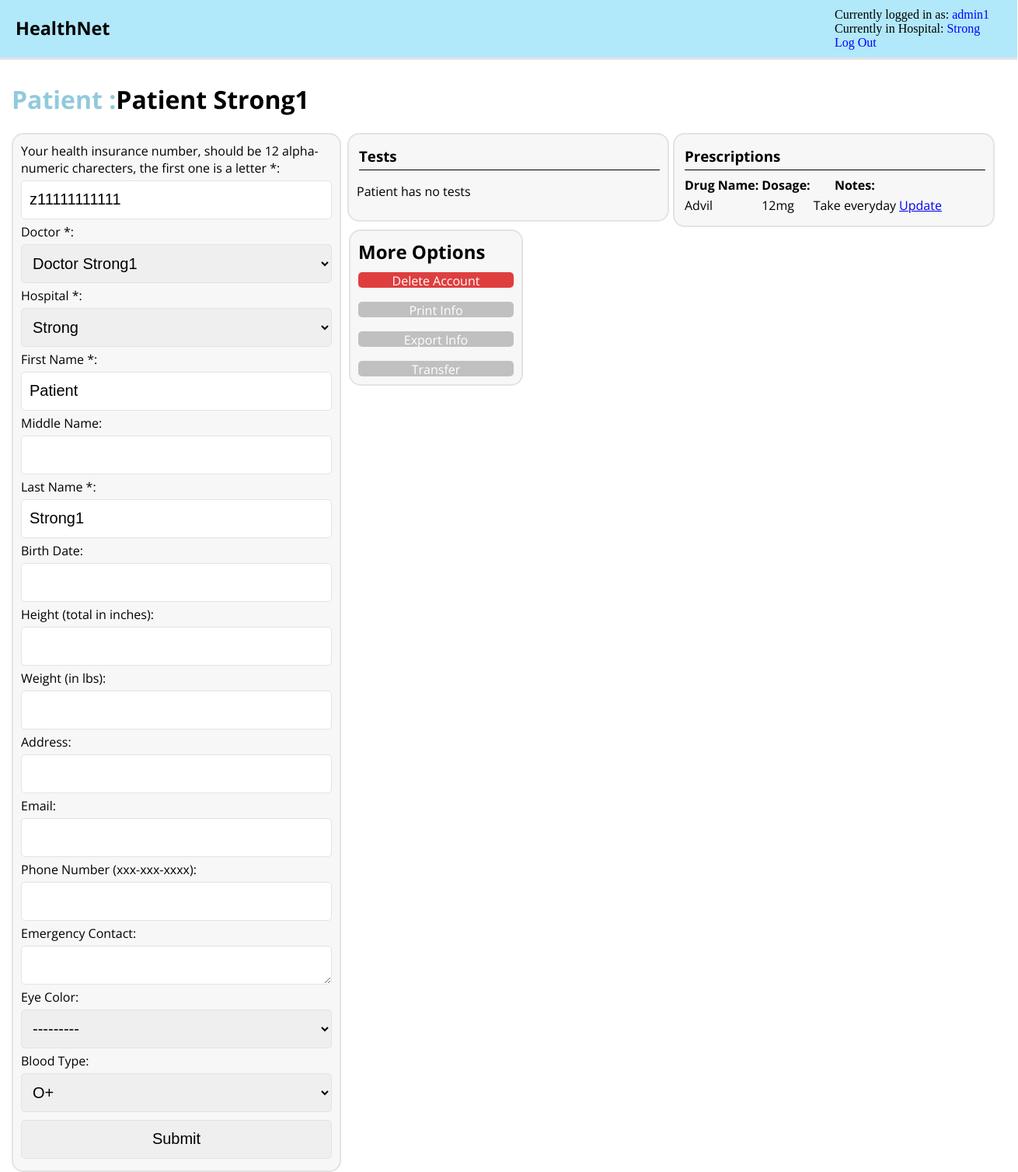
Page /profile/pat1/ (signed in) on the committed database.
### recordSystem/models.py (models this page shows, shortened)
class Hospital(models.Model):
	name = models.CharField(max_length=200)
	address = models.CharField(max_length=200)
	def __str__(self):
		return self.name
	class Meta:
		ordering = ('name',)

class Prescription(models.Model):
	name = models.CharField(max_length=200)
	dosage = models.CharField(max_length=200)
	notes = models.TextField(max_length=600)
	doctor = models.ForeignKey(
		'Doctor',
		on_delete=models.CASCADE,
		related_name="doctorPrescribed",
	)
	prescribedTo = models.ForeignKey(
		'Patient',
		on_delete=models.CASCADE,
		related_name="patientPerscriptions",
		related_query_name="patientPerscription",
	)
	class Meta:
		ordering = ('name',)

class HealthNetUser(models.Model):
		djangoUser = models.OneToOneField(User, on_delete=models.CASCADE) #required
		hospitals = models.ManyToManyField(Hospital, related_name='hospitals') #required
		currentHospital = models.ForeignKey(Hospital, on_delete=models.PROTECT,related_name='currentHospital')
		username = models.CharField(max_length=200) #required
		objects = HealthNetUserManager()
		firstName = models.CharField(max_length=200)  # required
		middleName = models.CharField(max_length=200, blank=True)
		lastName = models.CharField(max_length=200)  # required
		age = models.IntegerField(blank=True, null=True)
		birthDate = models.DateField(null=True, blank=True)
		address = models.CharField(max_length=200, blank=True)
		email = models.EmailField(max_length=200, blank=True)
		phoneNumber = models.CharField(max_length=200, blank=True)
		date = models.DateField(auto_now_add=True)
		def fullName(self):
			if(self.middleName):
				return self.firstName + " " + self.middleName + " " + self.lastName
			else:
				return self.firstName + " " + self.lastName
		def getNum(self):
			if(isinstance(self, Administrator)):
				return 4
			if(isinstance(self, Doctor)):
				return 3
			if(isinstance(self, Nurse)):
				return 2
			if(isinstance(self, Patient)):
				return 1
			return 0

class Patient(HealthNetUser):
		healthNumber = models.CharField(max_length = 12) #required
		eyeColor = models.CharField(max_length=8, choices=EYE_COLORS, default="BROWN", blank=True)
		bloodType = models.CharField(max_length=3, choices=BLOOD_TYPES, default="O+", blank=True)
		height = models.IntegerField(blank=True, null=True)
		weight = models.IntegerField(blank=True, null=True)
		emergencyContact = models.TextField(max_length=600, blank=True)
		primaryCareProvider = models.ForeignKey(
		'Doctor',
		on_delete=models.PROTECT,
		related_name="patientsDoctors",
		related_query_name="patientsDoctor",
		)
		nurses = models.ManyToManyField(
		Nurse,
		related_name="nurses",
		related_query_name="nurse",
		blank=True)
		def getInitialForm(self, i):
				p = Patient.objects.get(username=i)
				return PatientForm(instance=p)

class HealthNetUser(models.Model):
		djangoUser = models.OneToOneField(User, on_delete=models.CASCADE) #required
		hospitals = models.ManyToManyField(Hospital, related_name='hospitals') #required
		currentHospital = models.ForeignKey(Hospital, on_delete=models.PROTECT,related_name='currentHospital')
		username = models.CharField(max_length=200) #required
		objects = HealthNetUserManager()
		firstName = models.CharField(max_length=200)  # required
		middleName = models.CharField(max_length=200, blank=True)
		lastName = models.CharField(max_length=200)  # required
		age = models.IntegerField(blank=True, null=True)
		birthDate = models.DateField(null=True, blank=True)
		address = models.CharField(max_length=200, blank=True)
		email = models.EmailField(max_length=200, blank=True)
		phoneNumber = models.CharField(max_length=200, blank=True)
		date = models.DateField(auto_now_add=True)
		def fullName(self):
			if(self.middleName):
				return self.firstName + " " + self.middleName + " " + self.lastName
			else:
				return self.firstName + " " + self.lastName
		def getNum(self):
			if(isinstance(self, Administrator)):
				return 4
			if(isinstance(self, Doctor)):
				return 3
			if(isinstance(self, Nurse)):
				return 2
			if(isinstance(self, Patient)):
				return 1
			return 0

### recordSystem/views.py (the view, shortened to what this page needs)
# urls.py: url(r'^profile/(?P<username>\w+)/$', views.profilePage, name='profilePage'),
def profilePage(request, username):
		currentProfile = HealthNetUser.objects.getChild(username)
		viewer = HealthNetUser.objects.getChild(request.user.username)
		pres = None
		tests = None
		apps = None
		if(currentProfile == None):
			return render(request, 'recordSystem/profile.html', {'username': request.user.username,
				'currentHospital':getCurrentHospital(request.user.username), 'message':'This user does not exist', })
		viewProfile = 1
		updateProfile = 1
		viewMedical = 1
		updateMedical = 1
		releaseTests = 1
		canTransfer = 1
		viewTests = 1
		if(isinstance(viewer, Administrator)):
			viewProfile = 0
			updateProfile = 0
			viewMedical = 0
			updateMedical = 0
			releaseTests = 0
			canTransfer = 0
			if(isinstance(currentProfile, Patient)):
				tests = HealthTest.objects.filter(patient=currentProfile).all()
				pres = Prescription.objects.filter(prescribedTo=currentProfile).all()
		if(viewer.username == currentProfile.username):
			viewProfile = 0
			updateProfile = 0
			canTransfer = 1
			viewTests = 0
		if(isinstance(currentProfile, Patient) == False):
			viewMedical = 1
			canTransfer = 1
			pres = None
			tests = None
		if request.method == 'POST':
			if(isinstance(currentProfile, Patient)):
				form = currentProfile.getUpdateForm(request, currentProfile.username, currentProfile.healthNumber)
			else:
				form = currentProfile.getUpdateForm(request, currentProfile.username)
			if form.is_valid():
				p = form.save(commit=False)
				if(form.cleaned_data['birthDate']):
					p.age = int(datetime.now().year) - int(form.cleaned_data['birthDate'].year)
				addEntryLog(request, "A user updated their profile infornmation")
				p.save()
				form.save_m2m()
				return HttpResponseRedirect('/')
		else:
			addEntryLog(request, "An induvidual profile page got viewed")
			form = currentProfile.getInitialForm(currentProfile.username)
		return render(request, 'recordSystem/profile.html', {'username': request.user.username,
			'currentHospital':getCurrentHospital(request.user.username), 'profileForm': form, "prescriptions":pres, "tests":tests,
			'fullName':currentProfile.fullName(), 'viewProfile':viewProfile, 'updateProfile':updateProfile, 'viewMedical':viewMedical,
			'updateMedical':updateMedical, 'releaseTests':releaseTests, 'message':None, 'canTransfer':canTransfer, 'viewTests':viewTests,
			'uType':currentProfile.getNum(), 'profileUsername':currentProfile.username,})

### recordSystem/models.py (called while the page is built)
	def getChild(self, username):
		if (Administrator.objects.filter(username=username)):
			return Administrator.objects.get(username=username)
		elif (Patient.objects.filter(username=username)):
			return Patient.objects.get(username=username)
		elif (Doctor.objects.filter(username=username)):
			return Doctor.objects.get(username=username)
		elif (Nurse.objects.filter(username=username)):
			return Nurse.objects.get(username=username)
		else:
			return None #this is correct

		def __str__(self):
				return self.fullName()

### recordSystem/views.py (called while the page is built)
def addEntryLog(request, d):
    e = EntryLog(
        desc=d,
        createdAt=datetime.now(),
		requestUser=request.user.username,
        requestPath=request.path,
        requestMethod=request.method,
        requestSecure=request.is_secure(),
		requestAddress=request.META['REMOTE_ADDR'],
		atHospital=getCurrentHospital(request.user.username),
    )
    if isinstance(request.user, Administrator) or isinstance(request.user, Doctor) or isinstance(request.user,Nurse) or isinstance(request.user, Patient):
        if request.user.is_authenticated():
            e.requestuser = request.user
    e.save()

def getCurrentHospital(u):
	a = HealthNetUser.objects.getChild(u)
	if(a):
		return a.currentHospital

### recordSystem/templates/recordSystem/profile.html (shortened to what this page needs)
{% load staticfiles %}
<link rel="stylesheet" type="text/css" href="{% static 'recordSystem/globalStyles.css' %}">
<link rel="stylesheet" type="text/css" href="{% static 'recordSystem/profileStyles.css' %}">
<link rel="stylesheet" type="text/css" href="{% static 'recordSystem/datetimepicker-master/jquery.datetimepicker.css' %}" >
<div id="topControlBar">
        <div id="topControlBarTextLeft">
            <a href="{% url 'recordSystem:indexPage' %}"><h3>HealthNet</h3></a>
        </div>
        <div id="topControlBarTextRight">
                Currently logged in as: <a href="{% url 'recordSystem:profilePage' username %}">{{ username }}</a>
                <br>
                Currently in Hospital: <a href="{% url 'recordSystem:hospitalSelectionPage' %}">{{ currentHospital }}</a>
                <br>
                <a href="{% url 'recordSystem:logoutPage' %}">Log Out</a>
        </div>
</div>
<div id="pageBody">
	{% if message %}
	<p>{{ message }}</p>
	{% else %}
	{% if viewProfile == 0 %}
			{% if uType == 4 %}
			<h1 id="titlePrepend">Administrator :</h1><h1 id="profileTitle">{{ fullName }}</h1>
			{% elif uType == 3 %}
			<h1 id="titlePrepend">Doctor :</h1><h1 id="profileTitle">{{ fullName }}</h1>
			{% elif uType == 2 %}
			<h1 id="titlePrepend">Nurse :</h1><h1 id="profileTitle">{{ fullName }}</h1>
			{% else %}
			<h1 id="titlePrepend">Patient :</h1><h1 id="profileTitle">{{ fullName }}</h1>
			{% endif %}
			<br>
			{% if viewMedical == 0 and uType == 1%}
			<div id="Prescription">
				<h3>Prescriptions</h3>
				{% if prescriptions %}
				<table>
					<tr>
						<th>Drug Name:</th>
						<th>Dosage:</th>
						<th>Notes:</th>
					</tr>
					{% for a in prescriptions %}
					<tr>
						<td>{{ a.name }}</td>
						<td>{{ a.dosage }}</td>
						<td>{{ a.notes }}</td>
						{% if updateMedical == 0 %}
						<td><a href="{% url 'recordSystem:updatePrescriptionPage' a.id %}">Update</a></td>
						{% endif %}
					{% endfor %}
				</table>
				{% else %}
				<p>Patient has no prescriptions</p>
				{% endif %}
			</div>
			<div id="Tests">
				<h3>Tests</h3>
				{% if tests %}
				<table>
					<tr>
						<th>Title:</th>
						<th>Description:</th>
						<th>Date:</th>
					</tr>
					{% for a in tests %}
					<tr>
						<td>{{ a.title }}</td>
						<td>{{ a.desc }}</td>
						<td>{{ a.date }}</td>
						{% if updateMedical == 0 %}
						<td><a href="{% url 'recordSystem:updateHealthTestPage' a.id %}">Update</a></td>
							{% if a.released == False and releaseTests == 0%}
							<td><a href="{% url 'recordSystem:releaseHealthTestPage' a.id profileUsername %}">Release</a></td>
							{% endif %}
						{% endif %}
						{% if viewTests == 0 %}
						<td><a href="{% url 'recordSystem:updateHealthTestPage' a.id %}">View</a></td>
						{% endif %}
					<tr>
					{% endfor %}
				</table>
				{% else %}
				<p>Patient has no tests</p>
				{% endif %}
			</div>
			{% endif %}
			<div class="profileFormWrapperDiv">
				<form action="/profile/{{ profileUsername }}/" method="post">
					{{ profileForm }}
					{% if updateProfile == 0 %}
					<input type="submit" value="Submit">
					{% endif %}
				</form>
			</div>
			{% if updateProfile == 0 or viewMedical == 0 %}
			<div id="moreOptions">
					<h2>More Options</h2>
					{% if updateProfile == 0 %}
					<a class="deleteButton" href="{% url 'recordSystem:deleteProfilePage' profileUsername %}"><div>Delete Account</div></a>
					{% endif %}
					<br>
					{% if viewMedical == 0 %}
					<a class="moreButton" href="{% url 'recordSystem:printInfoPage' profileUsername %}">
						<div style="background-color: #C0C0C0;">Print Info</div>
					</a>
					<br>
					<a class="moreButton" href="{% url 'recordSystem:exportPatientInfoPage' profileUsername %}">
						<div style="background-color: #C0C0C0;">Export Info</div>
					</a>
					<br>
					{% endif %}
					{% if canTransfer == 0 %}
					<a class="moreButton"  href="{% url 'recordSystem:transferPage' profileUsername %}">
						<div style="background-color: #C0C0C0;">Transfer</div>
					</a>
					{% endif %}
			</div>
			{% endif %}
	{% else %}
			You do not have the permissions to view this users profile.
	{% endif %}
	{% endif %}
</div>

### recordSystem/static/recordSystem/globalStyles.css (style rules this page uses)
#topControlBar { position: absolute; top: 0; left: 0; padding: 10px; width: 98.4%; background-color: #B1E8FA; border-bottom: 3px solid #e3e3e3; }
#topControlBarTextRight { margin: 0; width: 225px; float: right; }
#topControlBarTextLeft { width: 85px; float: left; }
#topControlBarTextLeft > a { text-decoration: none; color: black; font-family: Open Sans, san serif; font-size: 20px; margin: 0px; }
#topControlBarTextLeft > a > h3 { margin: 0px; padding: 10px; font-family: Open Sans, san serif; }
#topControlBarTextRight > a { text-decoration: none; color: blue; }
#pageBody { position: absolute; width: 98.4%; height: 1000px; margin-top: 75px; padding: 10px; }
.profileFormWrapperDiv { width: 400px; margin: auto; padding: 10px; background-color: #F7F7F7; border: 2px solid #e3e3e3; border-radius: 15px; margin-top: 20px; }
.profileFormWrapperDiv > form { margin-bottom: 0px; }
.profileFormWrapperDiv > form > label { font-family: Open Sans, sans serif; }
.profileFormWrapperDiv > form > input, textarea, select { height: 50px; width: 100%; font-size: 20px; border: 1px solid #e3e3e3; border-radius: 5px; padding: 10px; margin-top: 5px; margin-bottom: 5px; }
.moreButton { text-decoration: none }
.moreButton > div { width: 100%; height: 20px; margin: auto; background-color: #C0C0C0; text-align: center; color:white; font-family: Open Sans, sans serif; border-radius: 5px; }
.deleteButton { text-decoration: none }
.deleteButton > div { width: 100%; height: 20px; margin: auto; background-color: #DF3E3E; text-align: center; color:white; font-family: Open Sans, sans serif; border-radius: 5px; }

### recordSystem/static/recordSystem/profileStyles.css (style rules this page uses)
#Prescription { width: 390px; padding: 10px; background-color: #F7F7F7; border: 2px solid #e3e3e3; border-radius: 15px; font-family: Open Sans, sans serif; }
#Prescription > h3 { padding-bottom: 5px; margin-top: 5px; margin-bottom: 5px; margin-left: 3px; border-bottom: 1px solid black; }
#profileTitle { width: auto; display: inline-block; font-family: Open Sans, sans serif; }
#pageBody > div.profileFormWrapperDiv { margin: 0; }
#titlePrepend { display: inline-block; font-family: Open Sans, sans serif; color: #91CADC; }
#moreOptions { padding: 10px; background-color: #F7F7F7; border: 2px solid #e3e3e3; border-radius: 15px; }
#moreOptions > h2 { margin: 0; margin-bottom: 10px; font-family: Open Sans, sans serif; }
#Tests { width: 390px; padding: 10px; background-color: #F7F7F7; border: 2px solid #e3e3e3; border-radius: 15px; margin-top: 20px; float: left; font-family: Open Sans, sans serif; }
#Tests > h3 { margin: 0; border-bottom: 1px solid black; }
#pageBody { max-width: 1280px; min-width: 1280px; margin-left: auto; margin-right: auto; width: 1280px; position: relative; }
#pageBody > div.profileFormWrapperDiv { float:left; display:inline-block; }
#moreOptions { width: 200px; float:left; display:inline-block; margin: 10px; }
#Prescription { float: right; margin-left: 5px; margin-right: 15px; }
#Tests { float: right; position:relative; display:inline-block; margin-top: 0px; }
#Tests > h3 { padding-bottom: 5px; margin-top: 5px; margin-bottom: 5px; margin-left: 3px; border-bottom: 1px solid black; }

### rows in the picture
Hospital: name "Strong"
Prescription: name "Advil", dosage "12mg", notes "Take everyday"
Patient: healthNumber "z11111111111", primaryCareProvider "Doctor Strong1", eyeColor "---------", bloodType "O+"
HealthNetUser: firstName "Patient", lastName "Strong1"

### other values in the picture
{{ username }} "admin1"
{{ fullName }} "Patient Strong1"
